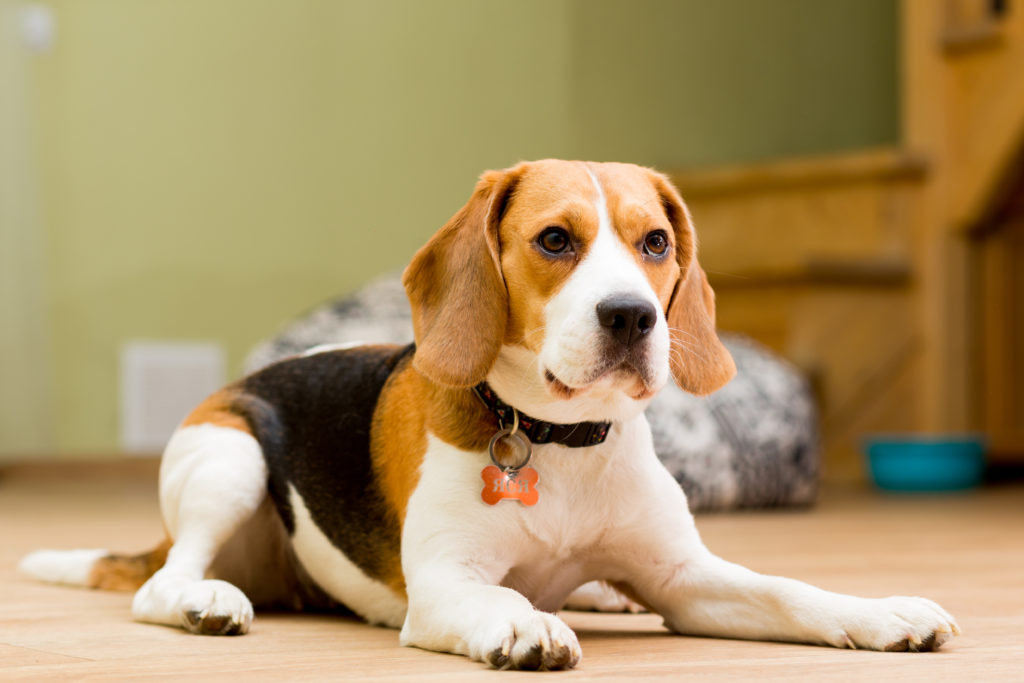
#> input picture beagle.png, 1024 x 683 px
$ python convolutions.py --image beagle.png
#> lines starting #> are read from the running program, lines starting #| are printed output that depends on the picture
import numpy as np
from skimage.exposure import rescale_intensity
import argparse
import cv2

def convoolve(image, K):
    #grab the spatial dimensions of image and kernel
    (iH, iW) = image.shape[:2]
    (kH, kW) = K.shape[:2]

    # allocate memory for the output image, taking care to "pad"
    # the borders of the input image so the spatial size (i.e.,
    # width and height) are not reduced
    pad = (kW - 1) // 2
    image = cv2.copyMakeBorder(image, pad, pad, pad, pad,
                               cv2.BORDER_REPLICATE)
    output = np.zeros((iH, iW), dtype='float')

    # loop over the input image, "sliding" the kernel across
    # each (x, y)-coordinate from left-to-right and top-to-bottom
    for y in np.arange(pad, pad+iH):
        for x in np.arange(pad, pad+iW):
            roi = image[y - pad: y + pad + 1, x - pad: x + pad + 1]

            # perform convolution
            k = (roi * K).sum()

            # store convolve value in the output
            output[y - pad, x - pad] = k

    # rescale output image to be in rang 0-255
    output = rescale_intensity(output, in_range=(0, 255))
    # convert from float to unit8
    output = (output * 255).astype('uint8')

    return output

ap = argparse.ArgumentParser()
ap.add_argument('-i', '--image', required=True,
                help='path to the input image')

args = vars(ap.parse_args())
smallBlur = np.ones((7, 7), dtype='float') * (1.0 / (7 * 7))
largBlur = np.ones((21, 21), dtype='float') * (1.0 / (21 * 21))

sharpen = np.array(([0, -1, 0],
                    [-1, 5, -1],
                    [0, -1, 0]), dtype='int')

laplacian = np.array(([0, 1, 0],
                      [1, -4, 1],
                      [0, 1, 0]), dtype='int')

sobelX = np.array(([-1, 0, 1],
                   [-2, 0, 2],
                   [-1, 0, 1]), dtype='int')
sobelY = sobelX.T

emboss = np.array(([-2, -1, 0],
                   [-1, 1, 1],
                   [0, 1, 2]), dtype='int')

# construct the kernel bank, a list of kernels we’re going to apply
# using both our custom ‘convole‘ function and OpenCV’s ‘filter2D‘
# function
kernalBank = (
    ("small blur", smallBlur),
    ("large blur", largBlur),
    ('sharpen', sharpen),
    ('laplacian', laplacian),
    ('sobel_x', sobelX),
    ('sobel_y', sobelY),
    ('emboss', emboss)
)

#load image and convert it to gray sclae
image = cv2.imread(args['image'])
#> image is the input picture: shape (683, 1024, 3); mean B, G, R 102.3, 145.7, 169.8
image = cv2.resize(image,(300, 300), interpolation=cv2.INTER_CUBIC)
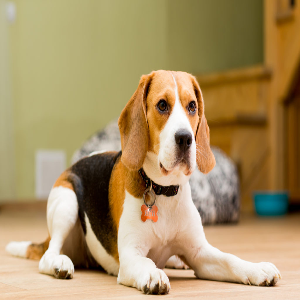
#> image: shape (300, 300, 3); mean B, G, R 102.3, 145.7, 169.8
gray = cv2.cvtColor(image, cv2.COLOR_BGR2GRAY)
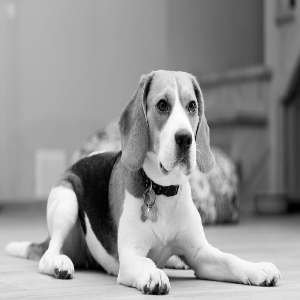
#> gray: shape (300, 300); min 0, max 254, mean 148

for (kernal_name, K) in kernalBank:
    # apply the kernel to the grayscale image using both our custom
    # ‘convolve‘ function and OpenCV’s ‘filter2D‘ function
    print("[INFO] applying {} kernel".format(kernal_name))
    convoolveOutput = convoolve(gray, K)
    opencvOutput = cv2.filter2D(gray, -1, K)

    cv2.imshow("Original", gray)
    cv2.imshow("{} - convolve".format(kernal_name), convoolveOutput)
    cv2.imshow('{} - opencv'.format(kernal_name), opencvOutput)
    cv2.waitKey(0)
    cv2.destroyAllWindows()
#> this loop made 7 passes
#> pass 1, in convoolve, `image = cv2.copyMakeBorder(image, pad, pad, pad, pad, cv2.BORDER_REPLI..`:
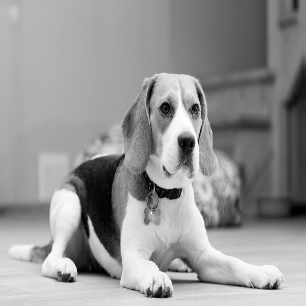
#> image: shape (306, 306); min 0, max 254, mean 148.4
#> pass 1, `convoolveOutput = convoolve(gray, K)`:
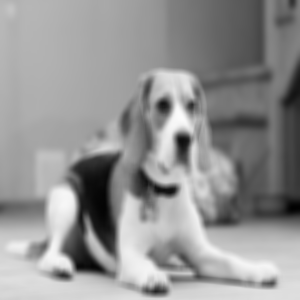
#> convoolveOutput: shape (300, 300); min 1, max 252, mean 147.5
#> pass 2, in convoolve (call 2), `image = cv2.copyMakeBorder(image, pad, pad, pad, pad, cv2.BORDER_REPLI..`:
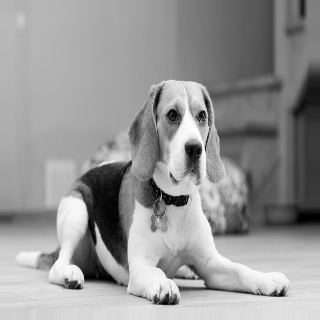
#> image: shape (320, 320); min 0, max 254, mean 149.4
